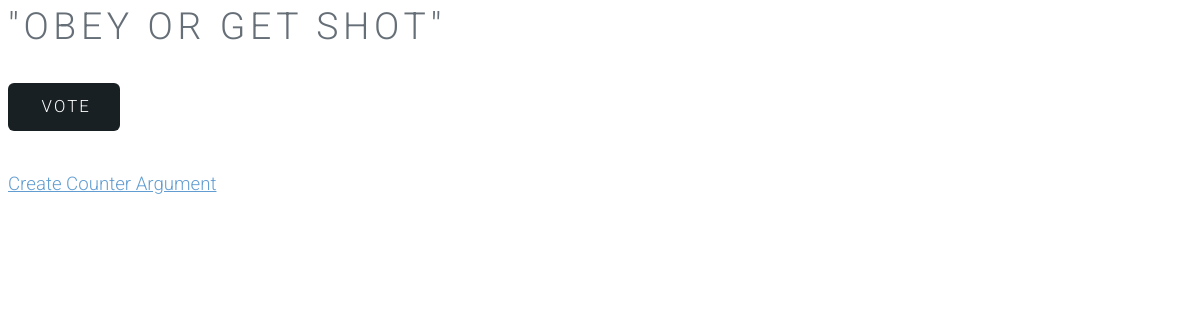
The app's page /polls/3/, older data.
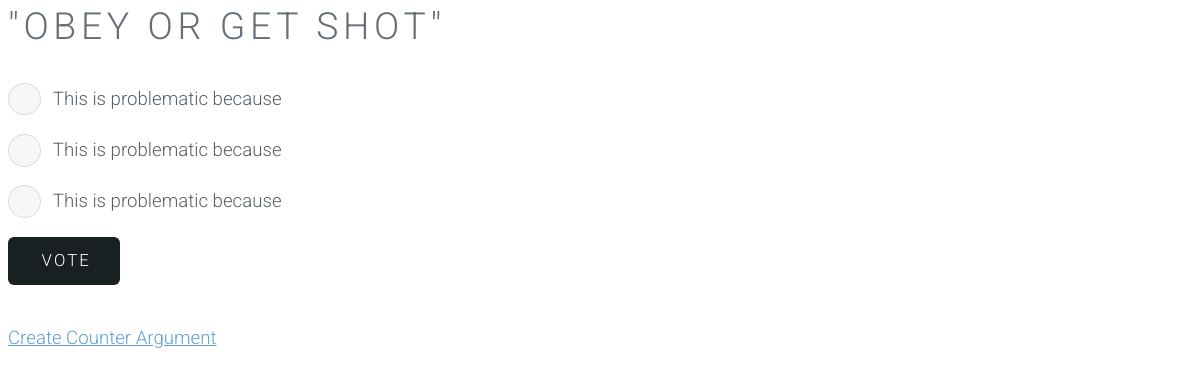
The same page, newer data.
### polls/models.py (models this page shows, shortened)
class Choice(models.Model):
    choice_text = models.CharField(max_length=200)
    votes = models.IntegerField(default=0)
    comment = models.ForeignKey(Comment, on_delete=models.CASCADE)

### polls/views.py (the view)
# urls.py: url(r'^(?P<pk>[0-9]+)/$', views.DetailView.as_view(), name='detail'),
class DetailView(generic.DetailView):
    model = Comment
    template_name = 'polls/detail.html'

### polls/templates/polls/detail.html (shortened to what this page needs)
{% load static %}
<link rel="stylesheet" type="text/css" href="{% static 'polls/style.css' %}" />
<h1>{{ comment.comment_text }}</h1>
<form action="{% url 'polls:vote' comment.id %}" method="post">
{% for choice in comment.choice_set.all %}
    <label for="choice{{ forloop.counter }}">{{ choice.choice_text }}</label><br />
{% endfor %}
<input type="submit" value="Vote" />
</form>
<a href="{% url 'polls:counter-argument-new' comment.id%}"> Create Counter Argument </a>

Row changes from the older to the newer data that the page shows:
added Choice: choice_text "This is problematic because"
added Choice: choice_text "This is problematic because"
added Choice: choice_text "This is problematic because"
